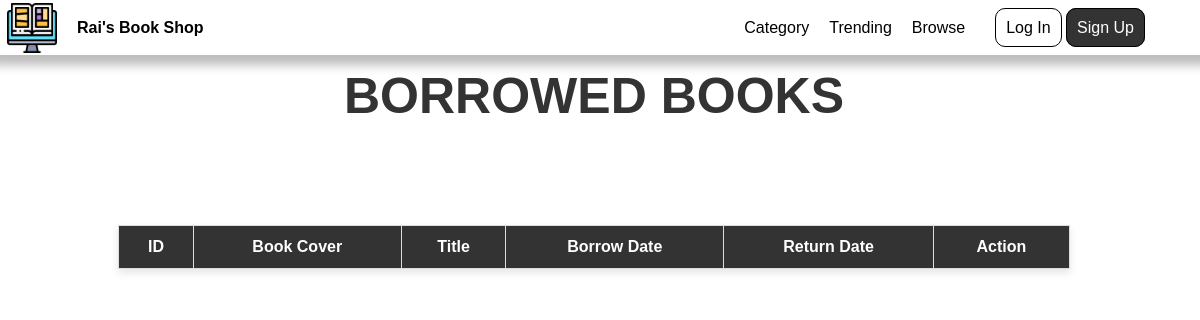
/display_borrowed.php, run on the app's committed database.
### tables this page shows
CREATE TABLE `page` (
  `ItemID` int(11) NOT NULL,
  `Itemname` varchar(50) NOT NULL,
  `value` varchar(200) NOT NULL
);

### query.php (called while the page is built, shortened)
<?php
$queryPage = mysqli_query($con, "SELECT * FROM page WHERE ItemID IN (1, 2, 3, 4, 5)");
while ($rowPage = mysqli_fetch_assoc($queryPage)) {
    if ($rowPage["ItemID"] == 1) {
        $logo = $rowPage["value"];
    } elseif ($rowPage["ItemID"] == 2) {
        $companyname = $rowPage["value"];
    } elseif ($rowPage["ItemID"] == 3) {
        $backgroundimg = $rowPage["value"];
    } elseif ($rowPage["ItemID"] == 4) {
        $backgroundcolor = $rowPage["value"];
    } elseif ($rowPage["ItemID"] == 5) {
        $color = $rowPage["value"];
    }
}
$querycompanyname = mysqli_query($con, "select * from page where ItemID = 2");
$rowcompanyname = mysqli_fetch_assoc($querycompanyname);
$companyname = $rowcompanyname["value"];

### header.php (shortened to what this page needs)
<div class="navi">
    <header>
        <?php
        echo "<a href='Landingpage.php#home'><img src='$logo' width='50'></a>
            <div class='logoname'>
                <a href='Landingpage.php#home'>
                    <p><strong>$companyname</strong></p>
                </a>
            </div>";
        ?>
        <div class="header">
            <a href="Landingpage.php#Books">Category</a>
            <a href="Landingpage.php#Trending">Trending</a>
            <a href="Landingpage.php#Browse">Browse</a>
            <?php
            $query = mysqli_query($con, "select * from currentuser where UserID = '1'");
            $row = mysqli_fetch_assoc($query);
            $username = $row["username"];
            if ($username == "0") {
                echo "<div class='out'>
                    <a class='loginb'>Log In</a>
                    <a class='signupb'>Sign Up</a>
                    </div>";
            }
            ?>
        </div>
    </header>
</div>

### css/stylemain.css (style rules this page uses)
:root { --fontcolor: rgba(255, 255, 255, 1); }
* { font-family: Arial, Helvetica, sans-serif; scroll-behavior: smooth; transition: all 0.2s ease-in-out; max-width: 99vw; z-index: 0; padding: 0px; margin: 0px; box-sizing: inherit; }
a { text-decoration: none; color: black; cursor: pointer; }
.loginb { margin-left: 10px; background-color: white; border: 1px solid black; border-radius: 10px; padding: 10px; }
.signupb { background-color: #333; border: 1px solid rgb(0, 0, 0); border-radius: 10px; padding: 10px; color: white; }

### css/header.css (style rules this page uses)
a { text-decoration: none; color: black; cursor: pointer; }
header { background-color: rgba(255, 255, 255, 0.60); backdrop-filter: blur(10px); height: 41px; z-index: 1; width: 100%; position: fixed; display: flex; flex-direction: row; align-items: center; gap: 20px; padding: 7px; box-shadow: 0px 0px 10px 10px #00000044; top: 0px; }
.header { margin-left: auto; margin-right: 50px; display: flex; gap: 20px; align-items: center; }
.out { margin-left: auto; }

### data on the page
page: value (picture)
page: value "Rai's Book Shop"
